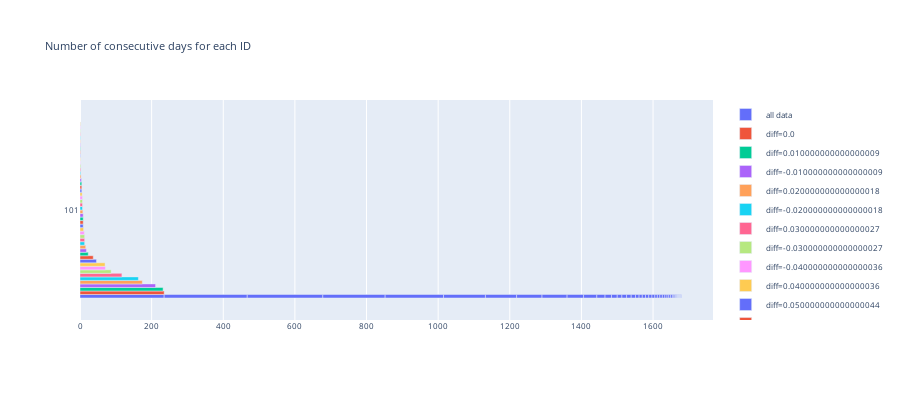

The cell this chart's notebook holds for it:
### Code cell
df_valc = pd.DataFrame(d2d.value_counts()).reset_index().set_index('ID')
df_valc = df_valc[df_valc.index == '101']

# Bar plot of the number of days for each ID
fig = make_subplots(rows=1, cols=1)
fig.add_trace(
    go.Bar(y=df_valc.index, x=df_valc["count"], orientation="h", name="all data"), row=1, col=1
)
for val in df_valc["day_to_day_ecFEV1"].unique():
    fig.add_trace(go.Bar(y=df_valc.index, x=df_valc[df_valc["day_to_day_ecFEV1"] == val]["count"], orientation="h", name=f"diff={val}"), row=1, col=1)
# fig.add_trace(
#     go.Bar(y=df_valc.index, x=df_valc[df_valc["day_to_day_ecFEV1"] == 0]["count"], orientation="h", name="all data", marker_color=dh.get_blind_colours()[1]), row=1, col=1
# )
# fig.add_trace(
#     go.Bar(y=df_valc.index, x=df_valc[df_valc["day_to_day_ecFEV1"] == 0.01]["count"], orientation="h", name="all data", marker_color=dh.get_blind_colours()[2]), row=1, col=1
# )
fig.update_layout(title_text="Number of consecutive days for each ID", height=400, font_size=8)

fig.show()

### Figure 1 — Plotly figure (JSON) as saved in the notebook; plotly's stock layout.template omitted (floating-point values rounded to 4 significant figures)
{"data": [{"name": "all data", "orientation": "h", "type": "bar", "x": [235, 232, 211, 174, 163, 117, 87, 71, 70, 46, 37, 23, 18, 16, 13, 13, 13, 12, 10, 9, 9, 9, 9, 8, 7, 7, 7, 7, 6, 5, 5, 5, 4, 3, 2, 2, 2, 1, 1, 1, 1, 1, 1, 1, 1, 1, 1, 1, 1], "xaxis": "x", "y": ["101", "101", "101", "101", "101", "101", "101", "101", "101", "101", "101", "101", "101", "101", "101", "101", "101", "101", "101", "101", "101", "101", "101", "101", "101", "101", "101", "101", "101", "101", "101", "101", "101", "101", "101", "101", "101", "101", "101", "101", "101", "101", "101", "101", "101", "101", "101", "101", "101"], "yaxis": "y"}, {"name": "diff=0.0", "orientation": "h", "type": "bar", "x": [235], "xaxis": "x", "y": ["101", "101", "101", "101", "101", "101", "101", "101", "101", "101", "101", "101", "101", "101", "101", "101", "101", "101", "101", "101", "101", "101", "101", "101", "101", "101", "101", "101", "101", "101", "101", "101", "101", "101", "101", "101", "101", "101", "101", "101", "101", "101", "101", "101", "101", "101", "101", "101", "101"], "yaxis": "y"}, {"name": "diff=0.010000000000000009", "orientation": "h", "type": "bar", "x": [232], "xaxis": "x", "y": ["101", "101", "101", "101", "101", "101", "101", "101", "101", "101", "101", "101", "101", "101", "101", "101", "101", "101", "101", "101", "101", "101", "101", "101", "101", "101", "101", "101", "101", "101", "101", "101", "101", "101", "101", "101", "101", "101", "101", "101", "101", "101", "101", "101", "101", "101", "101", "101", "101"], "yaxis": "y"}, {"name": "diff=-0.010000000000000009", "orientation": "h", "type": "bar", "x": [211], "xaxis": "x", "y": ["101", "101", "101", "101", "101", "101", "101", "101", "101", "101", "101", "101", "101", "101", "101", "101", "101", "101", "101", "101", "101", "101", "101", "101", "101", "101", "101", "101", "101", "101", "101", "101", "101", "101", "101", "101", "101", "101", "101", "101", "101", "101", "101", "101", "101", "101", "101", "101", "101"], "yaxis": "y"}, {"name": "diff=0.020000000000000018", "orientation": "h", "type": "bar", "x": [174], "xaxis": "x", "y": ["101", "101", "101", "101", "101", "101", "101", "101", "101", "101", "101", "101", "101", "101", "101", "101", "101", "101", "101", "101", "101", "101", "101", "101", "101", "101", "101", "101", "101", "101", "101", "101", "101", "101", "101", "101", "101", "101", "101", "101", "101", "101", "101", "101", "101", "101", "101", "101", "101"], "yaxis": "y"}, {"name": "diff=-0.020000000000000018", "orientation": "h", "type": "bar", "x": [163], "xaxis": "x", "y": ["101", "101", "101", "101", "101", "101", "101", "101", "101", "101", "101", "101", "101", "101", "101", "101", "101", "101", "101", "101", "101", "101", "101", "101", "101", "101", "101", "101", "101", "101", "101", "101", "101", "101", "101", "101", "101", "101", "101", "101", "101", "101", "101", "101", "101", "101", "101", "101", "101"], "yaxis": "y"}, {"name": "diff=0.030000000000000027", "orientation": "h", "type": "bar", "x": [117], "xaxis": "x", "y": ["101", "101", "101", "101", "101", "101", "101", "101", "101", "101", "101", "101", "101", "101", "101", "101", "101", "101", "101", "101", "101", "101", "101", "101", "101", "101", "101", "101", "101", "101", "101", "101", "101", "101", "101", "101", "101", "101", "101", "101", "101", "101", "101", "101", "101", "101", "101", "101", "101"], "yaxis": "y"}, {"name": "diff=-0.030000000000000027", "orientation": "h", "type": "bar", "x": [87], "xaxis": "x", "y": ["101", "101", "101", "101", "101", "101", "101", "101", "101", "101", "101", "101", "101", "101", "101", "101", "101", "101", "101", "101", "101", "101", "101", "101", "101", "101", "101", "101", "101", "101", "101", "101", "101", "101", "101", "101", "101", "101", "101", "101", "101", "101", "101", "101", "101", "101", "101", "101", "101"], "yaxis": "y"}, {"name": "diff=-0.040000000000000036", "orientation": "h", "type": "bar", "x": [71], "xaxis": "x", "y": ["101", "101", "101", "101", "101", "101", "101", "101", "101", "101", "101", "101", "101", "101", "101", "101", "101", "101", "101", "101", "101", "101", "101", "101", "101", "101", "101", "101", "101", "101", "101", "101", "101", "101", "101", "101", "101", "101", "101", "101", "101", "101", "101", "101", "101", "101", "101", "101", "101"], "yaxis": "y"}, {"name": "diff=0.040000000000000036", "orientation": "h", "type": "bar", "x": [70], "xaxis": "x", "y": ["101", "101", "101", "101", "101", "101", "101", "101", "101", "101", "101", "101", "101", "101", "101", "101", "101", "101", "101", "101", "101", "101", "101", "101", "101", "101", "101", "101", "101", "101", "101", "101", "101", "101", "101", "101", "101", "101", "101", "101", "101", "101", "101", "101", "101", "101", "101", "101", "101"], "yaxis": "y"}, {"name": "diff=0.050000000000000044", "orientation": "h", "type": "bar", "x": [46], "xaxis": "x", "y": ["101", "101", "101", "101", "101", "101", "101", "101", "101", "101", "101", "101", "101", "101", "101", "101", "101", "101", "101", "101", "101", "101", "101", "101", "101", "101", "101", "101", "101", "101", "101", "101", "101", "101", "101", "101", "101", "101", "101", "101", "101", "101", "101", "101", "101", "101", "101", "101", "101"], "yaxis": "y"}, {"name": "diff=-0.050000000000000044", "orientation": "h", "type": "bar", "x": [37], "xaxis": "x", "y": ["101", "101", "101", "101", "101", "101", "101", "101", "101", "101", "101", "101", "101", "101", "101", "101", "101", "101", "101", "101", "101", "101", "101", "101", "101", "101", "101", "101", "101", "101", "101", "101", "101", "101", "101", "101", "101", "101", "101", "101", "101", "101", "101", "101", "101", "101", "101", "101", "101"], "yaxis": "y"}, {"name": "diff=-0.06000000000000005", "orientation": "h", "type": "bar", "x": [23], "xaxis": "x", "y": ["101", "101", "101", "101", "101", "101", "101", "101", "101", "101", "101", "101", "101", "101", "101", "101", "101", "101", "101", "101", "101", "101", "101", "101", "101", "101", "101", "101", "101", "101", "101", "101", "101", "101", "101", "101", "101", "101", "101", "101", "101", "101", "101", "101", "101", "101", "101", "101", "101"], "yaxis": "y"}, {"name": "diff=0.06000000000000005", "orientation": "h", "type": "bar", "x": [18], "xaxis": "x", "y": ["101", "101", "101", "101", "101", "101", "101", "101", "101", "101", "101", "101", "101", "101", "101", "101", "101", "101", "101", "101", "101", "101", "101", "101", "101", "101", "101", "101", "101", "101", "101", "101", "101", "101", "101", "101", "101", "101", "101", "101", "101", "101", "101", "101", "101", "101", "101", "101", "101"], "yaxis": "y"}, {"name": "diff=0.07000000000000006", "orientation": "h", "type": "bar", "x": [16], "xaxis": "x", "y": ["101", "101", "101", "101", "101", "101", "101", "101", "101", "101", "101", "101", "101", "101", "101", "101", "101", "101", "101", "101", "101", "101", "101", "101", "101", "101", "101", "101", "101", "101", "101", "101", "101", "101", "101", "101", "101", "101", "101", "101", "101", "101", "101", "101", "101", "101", "101", "101", "101"], "yaxis": "y"}, {"name": "diff=-0.029999999999999805", "orientation": "h", "type": "bar", "x": [13], "xaxis": "x", "y": ["101", "101", "101", "101", "101", "101", "101", "101", "101", "101", "101", "101", "101", "101", "101", "101", "101", "101", "101", "101", "101", "101", "101", "101", "101", "101", "101", "101", "101", "101", "101", "101", "101", "101", "101", "101", "101", "101", "101", "101", "101", "101", "101", "101", "101", "101", "101", "101", "101"], "yaxis": "y"}, {"name": "diff=-0.07000000000000006", "orientation": "h", "type": "bar", "x": [13], "xaxis": "x", "y": ["101", "101", "101", "101", "101", "101", "101", "101", "101", "101", "101", "101", "101", "101", "101", "101", "101", "101", "101", "101", "101", "101", "101", "101", "101", "101", "101", "101", "101", "101", "101", "101", "101", "101", "101", "101", "101", "101", "101", "101", "101", "101", "101", "101", "101", "101", "101", "101", "101"], "yaxis": "y"}, {"name": "diff=0.039999999999999813", "orientation": "h", "type": "bar", "x": [13], "xaxis": "x", "y": ["101", "101", "101", "101", "101", "101", "101", "101", "101", "101", "101", "101", "101", "101", "101", "101", "101", "101", "101", "101", "101", "101", "101", "101", "101", "101", "101", "101", "101", "101", "101", "101", "101", "101", "101", "101", "101", "101", "101", "101", "101", "101", "101", "101", "101", "101", "101", "101", "101"], "yaxis": "y"}, {"name": "diff=0.029999999999999805", "orientation": "h", "type": "bar", "x": [12], "xaxis": "x", "y": ["101", "101", "101", "101", "101", "101", "101", "101", "101", "101", "101", "101", "101", "101", "101", "101", "101", "101", "101", "101", "101", "101", "101", "101", "101", "101", "101", "101", "101", "101", "101", "101", "101", "101", "101", "101", "101", "101", "101", "101", "101", "101", "101", "101", "101", "101", "101", "101", "101"], "yaxis": "y"}, {"name": "diff=-0.05999999999999983", "orientation": "h", "type": "bar", "x": [10], "xaxis": "x", "y": ["101", "101", "101", "101", "101", "101", "101", "101", "101", "101", "101", "101", "101", "101", "101", "101", "101", "101", "101", "101", "101", "101", "101", "101", "101", "101", "101", "101", "101", "101", "101", "101", "101", "101", "101", "101", "101", "101", "101", "101", "101", "101", "101", "101", "101", "101", "101", "101", "101"], "yaxis": "y"}, {"name": "diff=-0.08000000000000007", "orientation": "h", "type": "bar", "x": [9], "xaxis": "x", "y": ["101", "101", "101", "101", "101", "101", "101", "101", "101", "101", "101", "101", "101", "101", "101", "101", "101", "101", "101", "101", "101", "101", "101", "101", "101", "101", "101", "101", "101", "101", "101", "101", "101", "101", "101", "101", "101", "101", "101", "101", "101", "101", "101", "101", "101", "101", "101", "101", "101"], "yaxis": "y"}, {"name": "diff=-0.039999999999999813", "orientation": "h", "type": "bar", "x": [9], "xaxis": "x", "y": ["101", "101", "101", "101", "101", "101", "101", "101", "101", "101", "101", "101", "101", "101", "101", "101", "101", "101", "101", "101", "101", "101", "101", "101", "101", "101", "101", "101", "101", "101", "101", "101", "101", "101", "101", "101", "101", "101", "101", "101", "101", "101", "101", "101", "101", "101", "101", "101", "101"], "yaxis": "y"}, {"name": "diff=-0.019999999999999796", "orientation": "h", "type": "bar", "x": [9], "xaxis": "x", "y": ["101", "101", "101", "101", "101", "101", "101", "101", "101", "101", "101", "101", "101", "101", "101", "101", "101", "101", "101", "101", "101", "101", "101", "101", "101", "101", "101", "101", "101", "101", "101", "101", "101", "101", "101", "101", "101", "101", "101", "101", "101", "101", "101", "101", "101", "101", "101", "101", "101"], "yaxis": "y"}, {"name": "diff=0.05999999999999983", "orientation": "h", "type": "bar", "x": [9], "xaxis": "x", "y": ["101", "101", "101", "101", "101", "101", "101", "101", "101", "101", "101", "101", "101", "101", "101", "101", "101", "101", "101", "101", "101", "101", "101", "101", "101", "101", "101", "101", "101", "101", "101", "101", "101", "101", "101", "101", "101", "101", "101", "101", "101", "101", "101", "101", "101", "101", "101", "101", "101"], "yaxis": "y"}, {"name": "diff=0.019999999999999796", "orientation": "h", "type": "bar", "x": [8], "xaxis": "x", "y": ["101", "101", "101", "101", "101", "101", "101", "101", "101", "101", "101", "101", "101", "101", "101", "101", "101", "101", "101", "101", "101", "101", "101", "101", "101", "101", "101", "101", "101", "101", "101", "101", "101", "101", "101", "101", "101", "101", "101", "101", "101", "101", "101", "101", "101", "101", "101", "101", "101"], "yaxis": "y"}, {"name": "diff=0.04999999999999982", "orientation": "h", "type": "bar", "x": [7], "xaxis": "x", "y": ["101", "101", "101", "101", "101", "101", "101", "101", "101", "101", "101", "101", "101", "101", "101", "101", "101", "101", "101", "101", "101", "101", "101", "101", "101", "101", "101", "101", "101", "101", "101", "101", "101", "101", "101", "101", "101", "101", "101", "101", "101", "101", "101", "101", "101", "101", "101", "101", "101"], "yaxis": "y"}, {"name": "diff=0.009999999999999787", "orientation": "h", "type": "bar", "x": [7], "xaxis": "x", "y": ["101", "101", "101", "101", "101", "101", "101", "101", "101", "101", "101", "101", "101", "101", "101", "101", "101", "101", "101", "101", "101", "101", "101", "101", "101", "101", "101", "101", "101", "101", "101", "101", "101", "101", "101", "101", "101", "101", "101", "101", "101", "101", "101", "101", "101", "101", "101", "101", "101"], "yaxis": "y"}, {"name": "diff=-0.04999999999999982", "orientation": "h", "type": "bar", "x": [7], "xaxis": "x", "y": ["101", "101", "101", "101", "101", "101", "101", "101", "101", "101", "101", "101", "101", "101", "101", "101", "101", "101", "101", "101", "101", "101", "101", "101", "101", "101", "101", "101", "101", "101", "101", "101", "101", "101", "101", "101", "101", "101", "101", "101", "101", "101", "101", "101", "101", "101", "101", "101", "101"], "yaxis": "y"}, {"name": "diff=-0.09000000000000008", "orientation": "h", "type": "bar", "x": [7], "xaxis": "x", "y": ["101", "101", "101", "101", "101", "101", "101", "101", "101", "101", "101", "101", "101", "101", "101", "101", "101", "101", "101", "101", "101", "101", "101", "101", "101", "101", "101", "101", "101", "101", "101", "101", "101", "101", "101", "101", "101", "101", "101", "101", "101", "101", "101", "101", "101", "101", "101", "101", "101"], "yaxis": "y"}, {"name": "diff=0.06999999999999984", "orientation": "h", "type": "bar", "x": [6], "xaxis": "x", "y": ["101", "101", "101", "101", "101", "101", "101", "101", "101", "101", "101", "101", "101", "101", "101", "101", "101", "101", "101", "101", "101", "101", "101", "101", "101", "101", "101", "101", "101", "101", "101", "101", "101", "101", "101", "101", "101", "101", "101", "101", "101", "101", "101", "101", "101", "101", "101", "101", "101"], "yaxis": "y"}, {"name": "diff=0.08000000000000007", "orientation": "h", "type": "bar", "x": [5], "xaxis": "x", "y": ["101", "101", "101", "101", "101", "101", "101", "101", "101", "101", "101", "101", "101", "101", "101", "101", "101", "101", "101", "101", "101", "101", "101", "101", "101", "101", "101", "101", "101", "101", "101", "101", "101", "101", "101", "101", "101", "101", "101", "101", "101", "101", "101", "101", "101", "101", "101", "101", "101"], "yaxis": "y"}, {"name": "diff=-0.009999999999999787", "orientation": "h", "type": "bar", "x": [5], "xaxis": "x", "y": ["101", "101", "101", "101", "101", "101", "101", "101", "101", "101", "101", "101", "101", "101", "101", "101", "101", "101", "101", "101", "101", "101", "101", "101", "101", "101", "101", "101", "101", "101", "101", "101", "101", "101", "101", "101", "101", "101", "101", "101", "101", "101", "101", "101", "101", "101", "101", "101", "101"], "yaxis": "y"}, {"name": "diff=-0.08999999999999986", "orientation": "h", "type": "bar", "x": [5], "xaxis": "x", "y": ["101", "101", "101", "101", "101", "101", "101", "101", "101", "101", "101", "101", "101", "101", "101", "101", "101", "101", "101", "101", "101", "101", "101", "101", "101", "101", "101", "101", "101", "101", "101", "101", "101", "101", "101", "101", "101", "101", "101", "101", "101", "101", "101", "101", "101", "101", "101", "101", "101"], "yaxis": "y"}, {"name": "diff=-0.10000000000000009", "orientation": "h", "type": "bar", "x": [4], "xaxis": "x", "y": ["101", "101", "101", "101", "101", "101", "101", "101", "101", "101", "101", "101", "101", "101", "101", "101", "101", "101", "101", "101", "101", "101", "101", "101", "101", "101", "101", "101", "101", "101", "101", "101", "101", "101", "101", "101", "101", "101", "101", "101", "101", "101", "101", "101", "101", "101", "101", "101", "101"], "yaxis": "y"}, {"name": "diff=0.09000000000000008", "orientation": "h", "type": "bar", "x": [3], "xaxis": "x", "y": ["101", "101", "101", "101", "101", "101", "101", "101", "101", "101", "101", "101", "101", "101", "101", "101", "101", "101", "101", "101", "101", "101", "101", "101", "101", "101", "101", "101", "101", "101", "101", "101", "101", "101", "101", "101", "101", "101", "101", "101", "101", "101", "101", "101", "101", "101", "101", "101", "101"], "yaxis": "y"}, {"name": "diff=-0.06999999999999984", "orientation": "h", "type": "bar", "x": [2], "xaxis": "x", "y": ["101", "101", "101", "101", "101", "101", "101", "101", "101", "101", "101", "101", "101", "101", "101", "101", "101", "101", "101", "101", "101", "101", "101", "101", "101", "101", "101", "101", "101", "101", "101", "101", "101", "101", "101", "101", "101", "101", "101", "101", "101", "101", "101", "101", "101", "101", "101", "101", "101"], "yaxis": "y"}, {"name": "diff=0.07999999999999985", "orientation": "h", "type": "bar", "x": [2], "xaxis": "x", "y": ["101", "101", "101", "101", "101", "101", "101", "101", "101", "101", "101", "101", "101", "101", "101", "101", "101", "101", "101", "101", "101", "101", "101", "101", "101", "101", "101", "101", "101", "101", "101", "101", "101", "101", "101", "101", "101", "101", "101", "101", "101", "101", "101", "101", "101", "101", "101", "101", "101"], "yaxis": "y"}, {"name": "diff=-0.07999999999999985", "orientation": "h", "type": "bar", "x": [2], "xaxis": "x", "y": ["101", "101", "101", "101", "101", "101", "101", "101", "101", "101", "101", "101", "101", "101", "101", "101", "101", "101", "101", "101", "101", "101", "101", "101", "101", "101", "101", "101", "101", "101", "101", "101", "101", "101", "101", "101", "101", "101", "101", "101", "101", "101", "101", "101", "101", "101", "101", "101", "101"], "yaxis": "y"}, {"name": "diff=-0.15999999999999992", "orientation": "h", "type": "bar", "x": [1], "xaxis": "x", "y": ["101", "101", "101", "101", "101", "101", "101", "101", "101", "101", "101", "101", "101", "101", "101", "101", "101", "101", "101", "101", "101", "101", "101", "101", "101", "101", "101", "101", "101", "101", "101", "101", "101", "101", "101", "101", "101", "101", "101", "101", "101", "101", "101", "101", "101", "101", "101", "101", "101"], "yaxis": "y"}, {"name": "diff=0.13000000000000012", "orientation": "h", "type": "bar", "x": [1], "xaxis": "x", "y": ["101", "101", "101", "101", "101", "101", "101", "101", "101", "101", "101", "101", "101", "101", "101", "101", "101", "101", "101", "101", "101", "101", "101", "101", "101", "101", "101", "101", "101", "101", "101", "101", "101", "101", "101", "101", "101", "101", "101", "101", "101", "101", "101", "101", "101", "101", "101", "101", "101"], "yaxis": "y"}, {"name": "diff=0.1200000000000001", "orientation": "h", "type": "bar", "x": [1], "xaxis": "x", "y": ["101", "101", "101", "101", "101", "101", "101", "101", "101", "101", "101", "101", "101", "101", "101", "101", "101", "101", "101", "101", "101", "101", "101", "101", "101", "101", "101", "101", "101", "101", "101", "101", "101", "101", "101", "101", "101", "101", "101", "101", "101", "101", "101", "101", "101", "101", "101", "101", "101"], "yaxis": "y"}, {"name": "diff=0.1100000000000001", "orientation": "h", "type": "bar", "x": [1], "xaxis": "x", "y": ["101", "101", "101", "101", "101", "101", "101", "101", "101", "101", "101", "101", "101", "101", "101", "101", "101", "101", "101", "101", "101", "101", "101", "101", "101", "101", "101", "101", "101", "101", "101", "101", "101", "101", "101", "101", "101", "101", "101", "101", "101", "101", "101", "101", "101", "101", "101", "101", "101"], "yaxis": "y"}, {"name": "diff=0.10999999999999988", "orientation": "h", "type": "bar", "x": [1], "xaxis": "x", "y": ["101", "101", "101", "101", "101", "101", "101", "101", "101", "101", "101", "101", "101", "101", "101", "101", "101", "101", "101", "101", "101", "101", "101", "101", "101", "101", "101", "101", "101", "101", "101", "101", "101", "101", "101", "101", "101", "101", "101", "101", "101", "101", "101", "101", "101", "101", "101", "101", "101"], "yaxis": "y"}, {"name": "diff=0.09999999999999987", "orientation": "h", "type": "bar", "x": [1], "xaxis": "x", "y": ["101", "101", "101", "101", "101", "101", "101", "101", "101", "101", "101", "101", "101", "101", "101", "101", "101", "101", "101", "101", "101", "101", "101", "101", "101", "101", "101", "101", "101", "101", "101", "101", "101", "101", "101", "101", "101", "101", "101", "101", "101", "101", "101", "101", "101", "101", "101", "101", "101"], "yaxis": "y"}, {"name": "diff=0.08999999999999986", "orientation": "h", "type": "bar", "x": [1], "xaxis": "x", "y": ["101", "101", "101", "101", "101", "101", "101", "101", "101", "101", "101", "101", "101", "101", "101", "101", "101", "101", "101", "101", "101", "101", "101", "101", "101", "101", "101", "101", "101", "101", "101", "101", "101", "101", "101", "101", "101", "101", "101", "101", "101", "101", "101", "101", "101", "101", "101", "101", "101"], "yaxis": "y"}, {"name": "diff=-0.09999999999999987", "orientation": "h", "type": "bar", "x": [1], "xaxis": "x", "y": ["101", "101", "101", "101", "101", "101", "101", "101", "101", "101", "101", "101", "101", "101", "101", "101", "101", "101", "101", "101", "101", "101", "101", "101", "101", "101", "101", "101", "101", "101", "101", "101", "101", "101", "101", "101", "101", "101", "101", "101", "101", "101", "101", "101", "101", "101", "101", "101", "101"], "yaxis": "y"}, {"name": "diff=-0.10999999999999988", "orientation": "h", "type": "bar", "x": [1], "xaxis": "x", "y": ["101", "101", "101", "101", "101", "101", "101", "101", "101", "101", "101", "101", "101", "101", "101", "101", "101", "101", "101", "101", "101", "101", "101", "101", "101", "101", "101", "101", "101", "101", "101", "101", "101", "101", "101", "101", "101", "101", "101", "101", "101", "101", "101", "101", "101", "101", "101", "101", "101"], "yaxis": "y"}, {"name": "diff=-0.1100000000000001", "orientation": "h", "type": "bar", "x": [1], "xaxis": "x", "y": ["101", "101", "101", "101", "101", "101", "101", "101", "101", "101", "101", "101", "101", "101", "101", "101", "101", "101", "101", "101", "101", "101", "101", "101", "101", "101", "101", "101", "101", "101", "101", "101", "101", "101", "101", "101", "101", "101", "101", "101", "101", "101", "101", "101", "101", "101", "101", "101", "101"], "yaxis": "y"}, {"name": "diff=-0.13000000000000012", "orientation": "h", "type": "bar", "x": [1], "xaxis": "x", "y": ["101", "101", "101", "101", "101", "101", "101", "101", "101", "101", "101", "101", "101", "101", "101", "101", "101", "101", "101", "101", "101", "101", "101", "101", "101", "101", "101", "101", "101", "101", "101", "101", "101", "101", "101", "101", "101", "101", "101", "101", "101", "101", "101", "101", "101", "101", "101", "101", "101"], "yaxis": "y"}, {"name": "diff=-0.15000000000000013", "orientation": "h", "type": "bar", "x": [1], "xaxis": "x", "y": ["101", "101", "101", "101", "101", "101", "101", "101", "101", "101", "101", "101", "101", "101", "101", "101", "101", "101", "101", "101", "101", "101", "101", "101", "101", "101", "101", "101", "101", "101", "101", "101", "101", "101", "101", "101", "101", "101", "101", "101", "101", "101", "101", "101", "101", "101", "101", "101", "101"], "yaxis": "y"}], "layout": {"font": {"size": 8}, "height": 400, "title": {"text": "Number of consecutive days for each ID"}, "xaxis": {"anchor": "y", "domain": [0, 1]}, "yaxis": {"anchor": "x", "domain": [0, 1]}}}
